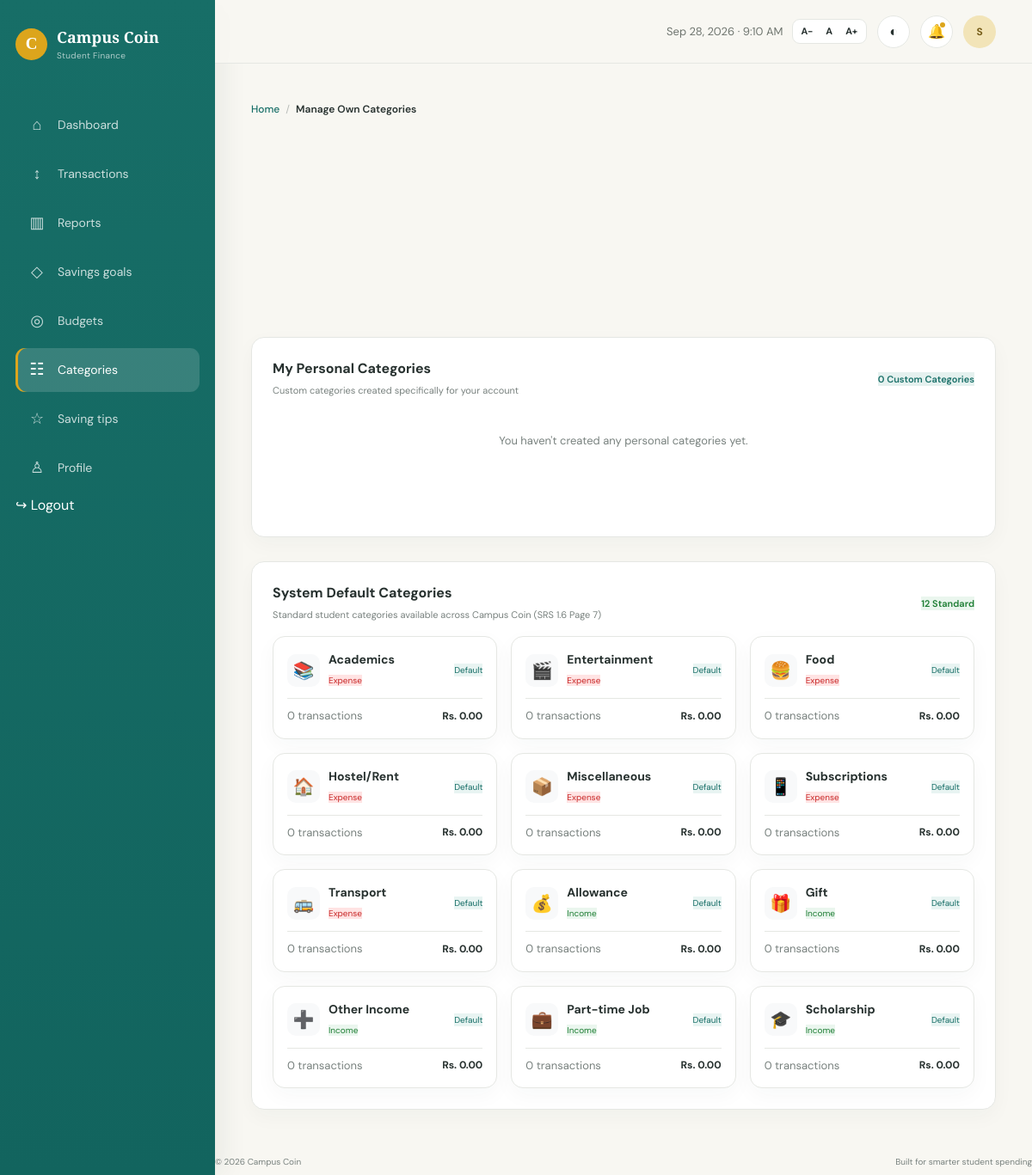
The app's page /categories.php (signed in) with its own data.
### tables this page shows
CREATE TABLE `categories` (
    `category_id` INT UNSIGNED NOT NULL AUTO_INCREMENT,
    `user_id` INT UNSIGNED DEFAULT NULL,
    `name` VARCHAR(100) NOT NULL,
    `type` ENUM('income', 'expense') NOT NULL,
    `is_default` TINYINT(1) NOT NULL DEFAULT 0,
    `icon` VARCHAR(50) DEFAULT '₨',
    `created_at` DATETIME NOT NULL DEFAULT CURRENT_TIMESTAMP,
    PRIMARY KEY (`category_id`),
    KEY `fk_categories_user` (`user_id`),
    INDEX `idx_categories_type_default` (`type`, `is_default`),
    CONSTRAINT `fk_categories_user` FOREIGN KEY (`user_id`) 
        REFERENCES `users` (`user_id`) ON DELETE CASCADE ON UPDATE CASCADE
);

### includes/functions.php (called while the page is built, shortened)
<?php
function e(?string $value): string
{
    return htmlspecialchars((string)$value, ENT_QUOTES, 'UTF-8');
}

### categories.php (the view, shortened to what this page needs)
<?php
$userId = currentUserId();
$pdo = getDbConnection();
$searchQuery = trim($_GET['search'] ?? '');
$filterType = trim($_GET['type'] ?? 'all');
$personalCategories = [];
try {
    $personalSql = '
        SELECT
            c.category_id, c.name, c.type, c.icon, c.is_default,
            COUNT(t.transaction_id) AS tx_count,
            COALESCE(SUM(t.amount), 0) AS total_amount
        FROM categories c
        LEFT JOIN transactions t ON t.category_id = c.category_id AND t.user_id = :tx_uid
        WHERE c.is_default = 0 AND c.user_id = :cat_uid
    ';
    $personalParams = [
        ':tx_uid'  => $userId,
        ':cat_uid' => $userId
    ];
    $personalSql .= '
        GROUP BY c.category_id, c.name, c.type, c.icon, c.is_default
        ORDER BY c.category_id DESC
    ';
    $personalStmt = $pdo->prepare($personalSql);
    $personalStmt->execute($personalParams);
    $personalCategories = $personalStmt->fetchAll();
} catch (PDOException $e) {
    error_log('Database error fetching personal categories: ' . $e->getMessage());
    $error = 'Unable to load personal categories at this time.';
}
$defaultCategories = [];
try {
    $defaultSql = '
        SELECT
            c.category_id, c.name, c.type, c.icon, c.is_default,
            COUNT(t.transaction_id) AS tx_count,
            COALESCE(SUM(t.amount), 0) AS total_amount
        FROM categories c
        LEFT JOIN transactions t ON t.category_id = c.category_id AND t.user_id = :tx_uid
        WHERE c.is_default = 1
    ';
    $defaultParams = [':tx_uid' => $userId];
    $defaultSql .= '
        GROUP BY c.category_id, c.name, c.type, c.icon, c.is_default
        ORDER BY c.type DESC, c.name ASC
    ';
    $defaultStmt = $pdo->prepare($defaultSql);
    $defaultStmt->execute($defaultParams);
    $defaultCategories = $defaultStmt->fetchAll();
} catch (PDOException $e) {
    error_log('Database error fetching default categories: ' . $e->getMessage());
    $error = 'Unable to load system default categories at this time.';
}
$activePage = "categories";
include "includes/header.php";
?>
<div class="app-shell">
    <?php include "includes/sidebar.php"; ?>
    <main class="main-content">
        <?php include "includes/topbar.php"; ?>
        <section class="page-content">
            <nav class="breadcrumbs" aria-label="Breadcrumb">
                <a href="index.php">Home</a>
                <span class="bc-sep">/</span>
                <span class="bc-current" aria-current="page">Manage Own Categories</span>
            </nav>
            <section class="panel" style="margin-bottom:28px;">
                <div class="section-heading">
                    <div>
                        <h3>My Personal Categories</h3>
                        <span>Custom categories created specifically for your account</span>
                    </div>
                    <span class="badge" style="background:#e5f1ef;color:var(--teal);font-weight:600;">
                        <?php echo count($personalCategories); ?> Custom Categories
                    </span>
                </div>
                <div class="category-grid" style="display:grid;grid-template-columns:repeat(auto-fit, minmax(250px, 1fr));gap:16px;margin-top:14px;">
                    <?php if (!empty($personalCategories)): ?>
                        <?php foreach ($personalCategories as $pcat):
                            $isInc = ($pcat['type'] === 'income');
                        ?>
                            <div class="category-card panel" style="background:var(--white);border:1px solid var(--line);border-radius:14px;padding:18px;position:relative;">
                                <div style="display:flex;align-items:center;justify-content:space-between;margin-bottom:12px;">
                                    <div style="display:flex;align-items:center;gap:10px;">
                                        <span style="font-size:22px;background:var(--teal-soft);width:40px;height:40px;display:grid;place-items:center;border-radius:10px;">
                                            <?php echo e($pcat['icon']); ?>
                                        </span>
                                        <div>
                                            <strong style="font-size:15px;display:block;"><?php echo e($pcat['name']); ?></strong>
                                            <span class="badge <?php echo $isInc ? 'active-badge' : ''; ?>" style="font-size:10px;<?php echo !$isInc ? 'background:#ffe3e3;color:#c92a2a;' : ''; ?>">
                                                <?php echo ucfirst($pcat['type']); ?>
                                            </span>
                                        </div>
                                    </div>
                                    <span class="badge" style="background:#f4f4f4;color:#666;font-size:10px;">Custom</span>
                                </div>
                                <div style="border-top:1px solid var(--line);padding-top:12px;margin-top:10px;display:flex;justify-content:space-between;align-items:center;font-size:12px;">
                                    <span class="muted"><?php echo $pcat['tx_count']; ?> logged</span>
                                    <strong>Rs. <?php echo number_format((float)$pcat['total_amount'], 2); ?></strong>
                                </div>
                                <div style="display:flex;gap:8px;margin-top:12px;">
                                    <button class="btn-xs outline-btn" style="flex:1;" type="button"
                                        onclick='editCategory(<?php echo json_encode($pcat); ?>)'>
                                        Edit
                                    </button>
                                    <form method="POST" action="categories.php" style="flex:1;" onsubmit="return confirm('Delete this personal category? Linked transactions will be safely reassigned to Miscellaneous/Other Income.');">
                                        <input type="hidden" name="csrf_token" value="<?php echo e(generateCsrfToken()); ?>">
                                        <input type="hidden" name="action" value="delete_category">
                                        <input type="hidden" name="category_id" value="<?php echo e($pcat['category_id']); ?>">
                                        <button class="btn-xs cancel-btn" style="width:100%;" type="submit">Delete</button>
                                    </form>
                                </div>
                            </div>
                        <?php endforeach; ?>
                    <?php else: ?>
                        <div style="grid-column:1 / -1;text-align:center;padding:24px 0;" class="muted">
                            <?php if (!empty($searchQuery) || $filterType !== 'all'): ?>
                                <p>No personal categories matched your search/filter criteria.</p>
                            <?php else: ?>
                                <p>You haven't created any personal categories yet.</p>
                                <button class="outline-btn" style="margin-top:10px;" type="button" onclick="openAddCategoryModal()">＋ Create First Category</button>
                            <?php endif; ?>
                        </div>
                    <?php endif; ?>
                </div>
            </section>
            <section class="panel">
                <div class="section-heading">
                    <div>
                        <h3>System Default Categories</h3>
                        <span>Standard student categories available across Campus Coin (SRS 1.6 Page 7)</span>
                    </div>
                    <span class="badge" style="background:#eaf6ee;color:#1e7e34;font-weight:600;">
                        <?php echo count($defaultCategories); ?> Standard
                    </span>
                </div>
                <div class="category-grid" style="display:grid;grid-template-columns:repeat(auto-fit, minmax(250px, 1fr));gap:16px;margin-top:14px;">
                    <?php if (!empty($defaultCategories)): ?>
                        <?php foreach ($defaultCategories as $dcat):
                            $isInc = ($dcat['type'] === 'income');
                        ?>
                            <div class="category-card panel" style="background:var(--white);border:1px solid var(--line);border-radius:14px;padding:16px;">
                                <div style="display:flex;align-items:center;justify-content:space-between;margin-bottom:10px;">
                                    <div style="display:flex;align-items:center;gap:10px;">
                                        <span style="font-size:20px;background:#f8f9fa;width:38px;height:38px;display:grid;place-items:center;border-radius:10px;">
                                            <?php echo e($dcat['icon']); ?>
                                        </span>
                                        <div>
                                            <strong style="font-size:14px;display:block;"><?php echo e($dcat['name']); ?></strong>
                                            <span class="badge <?php echo $isInc ? 'active-badge' : ''; ?>" style="font-size:10px;<?php echo !$isInc ? 'background:#ffe3e3;color:#c92a2a;' : ''; ?>">
                                                <?php echo ucfirst($dcat['type']); ?>
                                            </span>
                                        </div>
                                    </div>
                                    <span class="badge" style="background:#e8f4f2;color:var(--teal);font-size:10px;">Default</span>
                                </div>
                                <div style="border-top:1px solid var(--line);padding-top:10px;margin-top:8px;display:flex;justify-content:space-between;align-items:center;font-size:12px;">
                                    <span class="muted"><?php echo $dcat['tx_count']; ?> transactions</span>
                                    <strong>Rs. <?php echo number_format((float)$dcat['total_amount'], 2); ?></strong>
                                </div>
                            </div>
                        <?php endforeach; ?>
                    <?php else: ?>
                        <div style="grid-column:1 / -1;text-align:center;padding:24px 0;" class="muted">
                            <p>No system default categories matched your search/filter criteria.</p>
                        </div>
                    <?php endif; ?>
                </div>
            </section>
        </section>
        <?php include "includes/footer.php"; ?>

### includes/header.php (shortened to what this page needs)
<!DOCTYPE html>
<html lang="en">
<head>
    <link rel="stylesheet" href="assets/css/style.css">
</head>
<body>

### includes/sidebar.php (shortened to what this page needs)
<aside class="sidebar" id="studentSidebar">
    <div class="brand">
        <div class="brand-mark">C</div>
        <div>
            <strong>Campus Coin</strong>
            <span>Student Finance</span>
        </div>
    </div>
    <nav class="side-nav">
        <a href="dashboard.php" class="nav-link <?php echo ($activePage === 'dashboard') ? 'active' : ''; ?>">
            <span class="nav-icon">⌂</span>
            <span>Dashboard</span>
        </a>
        <a href="transactions.php" class="nav-link <?php echo ($activePage === 'transactions') ? 'active' : ''; ?>">
            <span class="nav-icon">↕</span>
            <span>Transactions</span>
        </a>
        <a href="reports.php" class="nav-link <?php echo ($activePage === 'reports') ? 'active' : ''; ?>">
            <span class="nav-icon">▥</span>
            <span>Reports</span>
        </a>
        <a href="savings-goals.php" class="nav-link <?php echo ($activePage === 'goals') ? 'active' : ''; ?>">
            <span class="nav-icon">◇</span>
            <span>Savings goals</span>
        </a>
        <a href="budgets.php" class="nav-link <?php echo ($activePage === 'budgets') ? 'active' : ''; ?>">
            <span class="nav-icon">◎</span>
            <span>Budgets</span>
        </a>
        <a href="categories.php" class="nav-link <?php echo ($activePage === 'categories') ? 'active' : ''; ?>">
            <span class="nav-icon">☷</span>
            <span>Categories</span>
        </a>
        <a href="saving-tips.php" class="nav-link <?php echo ($activePage === 'tips') ? 'active' : ''; ?>">
            <span class="nav-icon">☆</span>
            <span>Saving tips</span>
        </a>
        <a href="profile.php" class="nav-link <?php echo ($activePage === 'profile') ? 'active' : ''; ?>">
            <span class="nav-icon">♙</span>
            <span>Profile</span>
        </a>
        <a class="sidebar-link logout-link" href="logout.php">↪ <span>Logout</span></a>
</nav>
</aside>

### includes/topbar.php (shortened to what this page needs)
<header class="topbar">
    <div class="current-date-time" id="currentDateTime"></div>
    <div class="topbar-actions">
        <div class="font-size-controls" title="Adjust font size for accessibility">
            <button class="font-btn" id="fontDecreaseBtn" type="button" aria-label="Decrease font size">A-</button>
            <button class="font-btn" id="fontResetBtn" type="button" aria-label="Reset font size">A</button>
            <button class="font-btn" id="fontIncreaseBtn" type="button" aria-label="Increase font size">A+</button>
        </div>
        <button class="icon-btn" id="themeToggle" type="button" title="Toggle theme">◐</button>
        <div class="notification-wrap">
            <button class="icon-btn notification-btn" id="notificationBtn" type="button" title="Notifications" aria-expanded="false">
                🔔
                <span class="notification-dot" id="notificationDot"></span>
            </button>
        </div>
        <?php
        $userInitials = 'CC';
        if (!empty($_SESSION['user_name'])) {
            $parts = explode(' ', trim($_SESSION['user_name']));
            $userInitials = mb_substr($parts[0], 0, 1) . (isset($parts[1]) ? mb_substr($parts[1], 0, 1) : mb_substr($parts[0], 1, 1));
            $userInitials = strtoupper($userInitials);
        }
        ?>
        <a class="avatar" href="profile.php" title="View Profile" id="topbarAvatar"><?php echo e($userInitials); ?></a>
    </div>
</header>

### includes/footer.php (shortened to what this page needs)
<footer class="site-footer">
    <span>© 2026 Campus Coin</span>
    <span>Built for smarter student spending</span>
</footer>
</body>
</html>

### records on screen
categories: icon "📚", name "Academics", type "Expense", tx_count "0", total_amount "0.00"
categories: icon "🎬", name "Entertainment", type "Expense", tx_count "0", total_amount "0.00"
categories: icon "🍔", name "Food", type "Expense", tx_count "0", total_amount "0.00"
categories: icon "🏠", name "Hostel/Rent", type "Expense", tx_count "0", total_amount "0.00"
categories: icon "📦", name "Miscellaneous", type "Expense", tx_count "0", total_amount "0.00"
categories: icon "📱", name "Subscriptions", type "Expense", tx_count "0", total_amount "0.00"
categories: icon "🚌", name "Transport", type "Expense", tx_count "0", total_amount "0.00"
categories: icon "💰", name "Allowance", type "Income", tx_count "0", total_amount "0.00"
categories: icon "🎁", name "Gift", type "Income", tx_count "0", total_amount "0.00"
categories: icon "➕", name "Other Income", type "Income", tx_count "0", total_amount "0.00"
categories: icon "💼", name "Part-time Job", type "Income", tx_count "0", total_amount "0.00"
categories: icon "🎓", name "Scholarship", type "Income", tx_count "0", total_amount "0.00"

### other values on screen
count($personalCategories) "0"
count($defaultCategories) "12"
